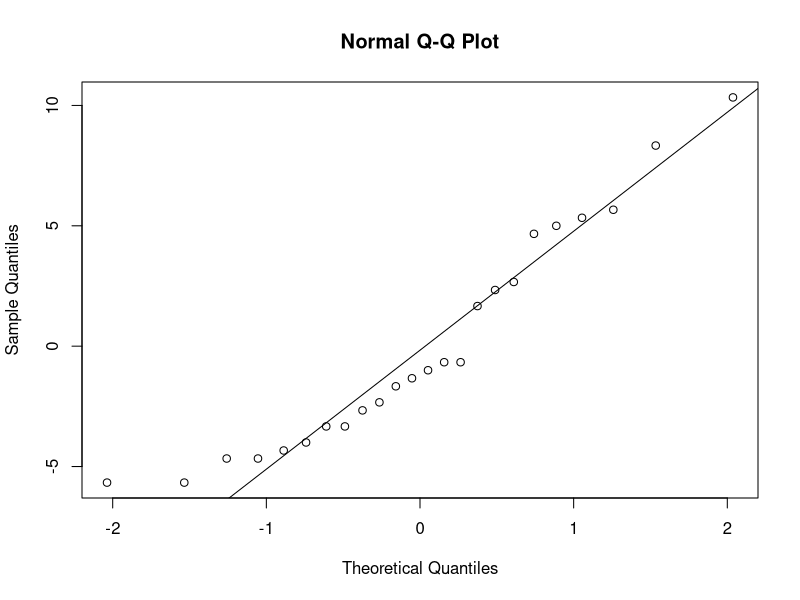
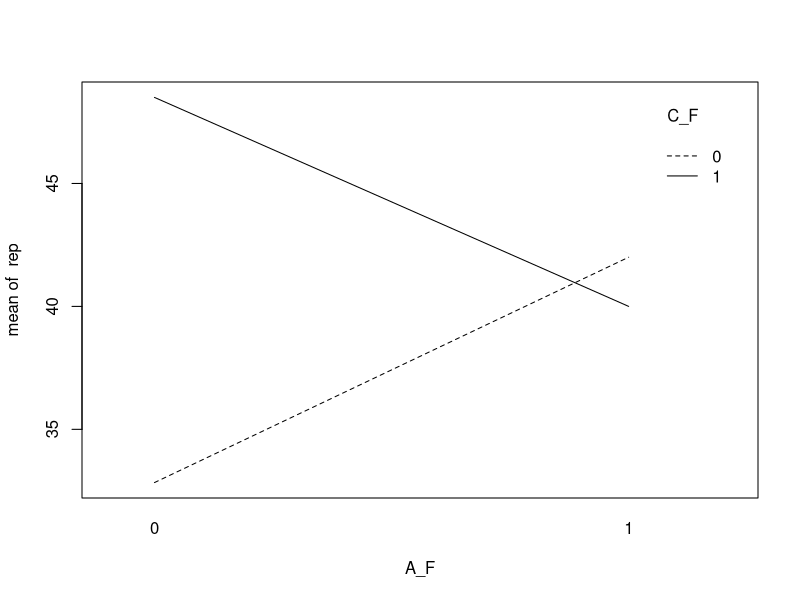
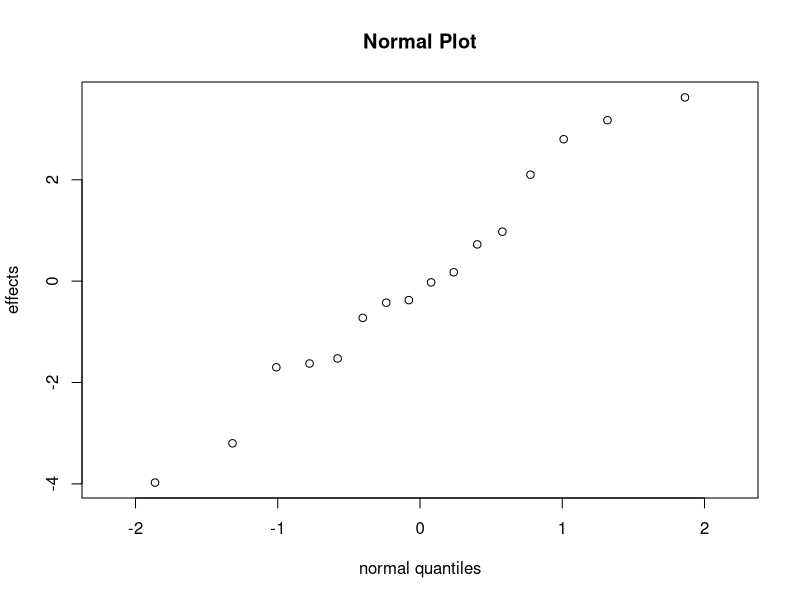
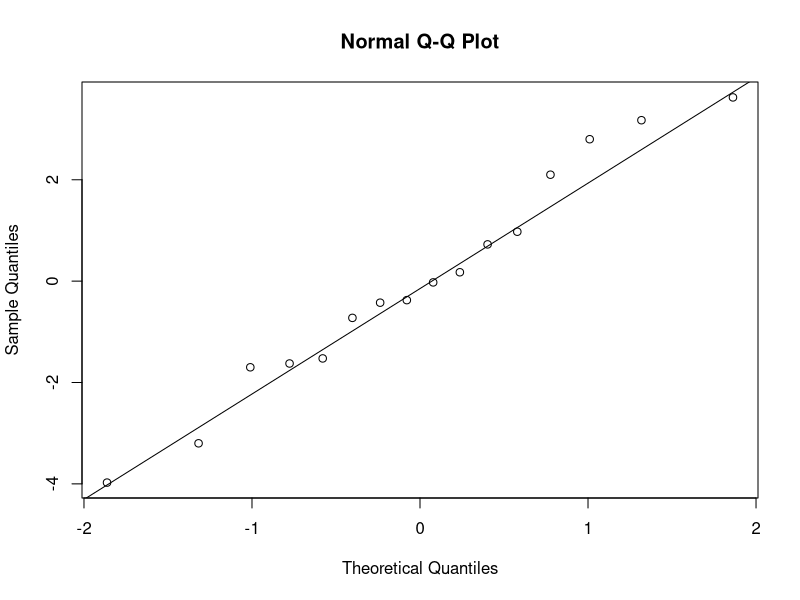
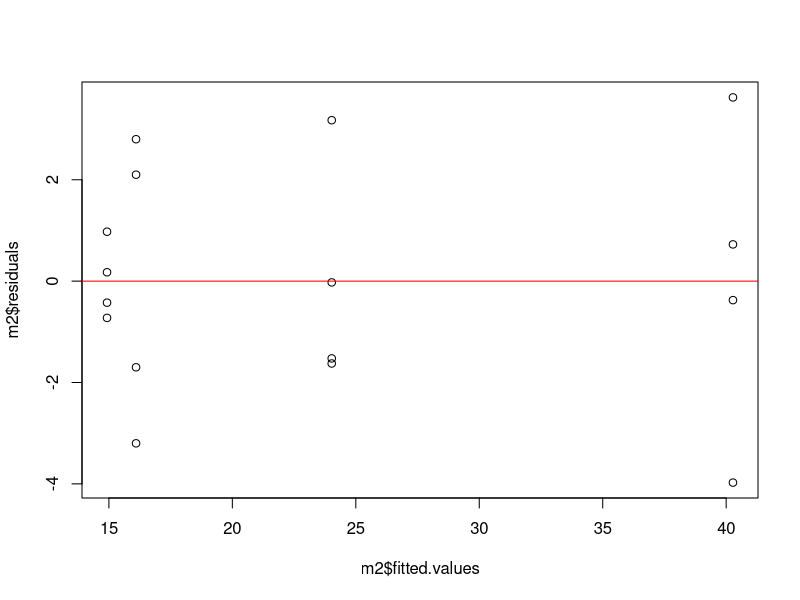
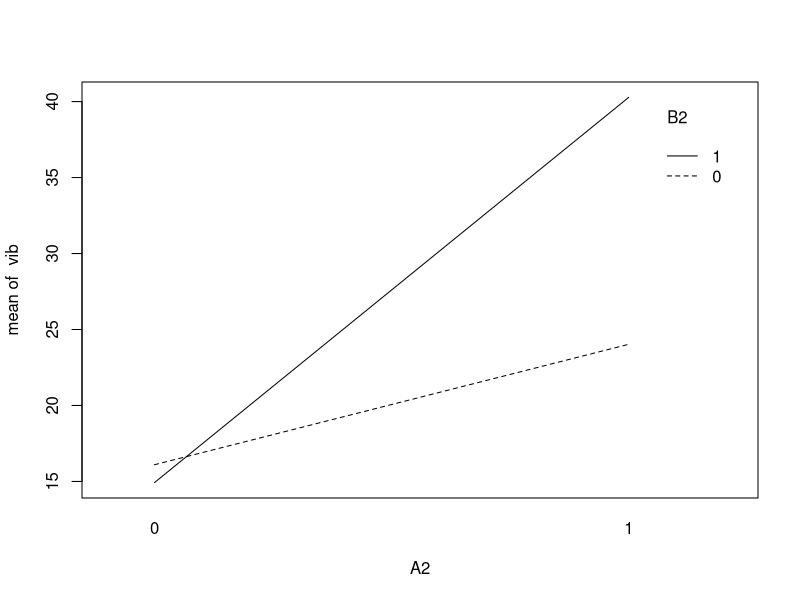
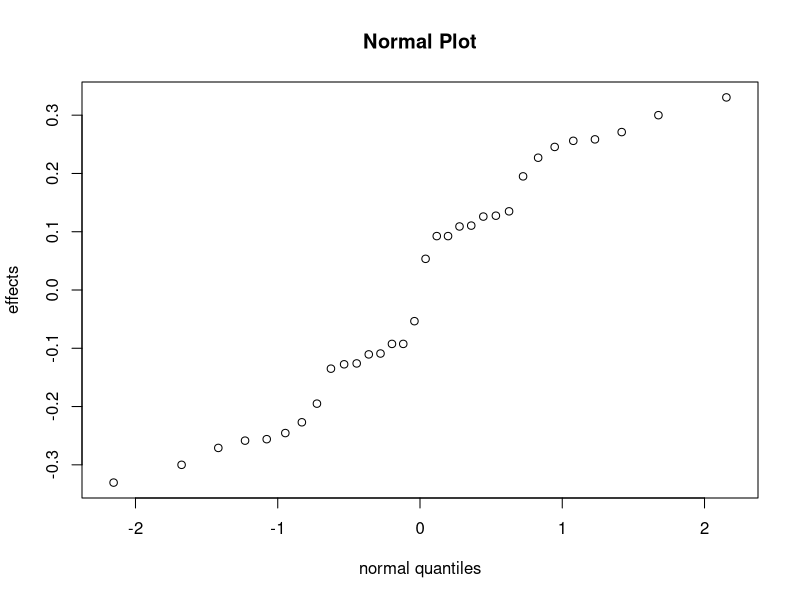
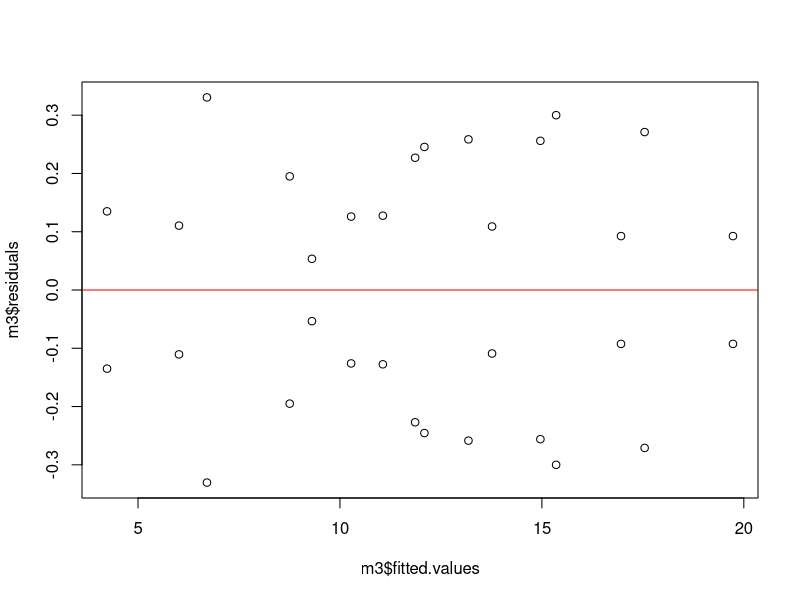

Reproduce these figures in R, in order.
## ---- chunk 1
cg <- 22+31+25
a <- 32+43+29
b <- 35+34+50
ab <- 55+47+46
c <- 44+45+38
ac <- 40+37+36
bc <- 60+50+54
abc <- 39+41+47
A <- 1/12*(a-cg+ab-b+ac-c+abc-bc)
B <- 1/12*(b+ab+bc+abc-cg-a-c-ac)
C <- 1/12*(c+ac+bc+abc-cg-a-b-ab)
AB <- 1/12*(abc-bc+ab-b-ac+c-a+cg)
AC <- 1/12*(cg-a+b-ab-c+ac-bc+abc)
BC <- 1/12*(cg+a-b-ab-c-ac+bc+abc)
ABC <- 1/12*(abc-bc-ac+c-ab+b+a-cg)
c(A,B,C,AB,AC,BC,ABC)
## ---- chunk 2
A_F <- c(0,1,0,1,0,1,0,1,0,1,0,1,0,1,0,1,0,1,0,1,0,1,0,1)
B_F <- c(0,0,1,1,0,0,1,1,0,0,1,1,0,0,1,1,0,0,1,1,0,0,1,1)
C_F <- c(0,0,0,0,1,1,1,1,0,0,0,0,1,1,1,1,0,0,0,0,1,1,1,1)
rep <- c(22,32,35,55,44,40,60,39,31,43,34,47,45,37,50,41,25,29,50,46,38,36,54,47)
d1 <- data.frame(cbind(A_F,B_F,C_F), stringsAsFactors = TRUE)
m1 <- aov(rep ~ A_F*B_F*C_F, data = d1)
summary(m1)
## ---- chunk 3
lm1 <- lm(rep ~ A_F*B_F*C_F)
summary(lm1)
## ---- chunk 4
lm1 <- lm(rep ~ A_F+B_F+C_F+A_F:C_F)
summary(lm1)
## ---- chunk 5
library(ggplot2)
qqnorm(m1$residuals)
qqline(m1$residuals)
## ---- chunk 6
interaction.plot(A_F,C_F,rep)
## ---- chunk 7
A2 <- c(0,1,0,1,0,1,0,1,0,1,0,1,0,1,0,1)
B2 <- c(0,0,1,1,0,0,1,1,0,0,1,1,0,0,1,1)
vib <- c(18.2,27.2,15.9,41,18.9,24,14.5,43.9,12.9,22.4,15.1,36.3,14.4,22.5,14.2,39.9)
d2 <- data.frame(cbind(A2,B2), stringsAsFactors = TRUE)
m2 <- aov(vib ~ A2*B2, data = d2)
summary(m2)
## ---- chunk 8
normalplot <- function(y, label=F,  n=length(y), fac.names=NULL, xlim=c(-2.2, 2.2), main="Normal Plot", ...)
  { # label the most singificant n effects
    m <- length(y)
    x <- seq(0.5/m, 1.0-0.5/m, by=1/m)
    x <-  qnorm(x)
    y <-  sort(y)
    qqplot(x, y, xlab="normal quantiles", ylab="effects",  xlim=xlim, main=main, ...)
    if(is.null(fac.names)) fac.names <-  names(y)
    else fac.names <-  rev( c(fac.names, rep("", length(y)-length(fac.names)) ) )
 
    ord=order(abs(y))
    if(label) for(i in ord[(m-n+1):m]) text(x[i]+.35,y[i], fac.names[i])  
}
normalplot(m2$residuals)
qqnorm(m2$residuals)
qqline(m2$residuals)
## ---- chunk 9
plot(m2$residuals~m2$fitted.values)
abline(h=0, col="red")
## ---- chunk 10
interaction.plot(A2,B2,vib)
## ---- chunk 11
temp <- rep(c(0,1,0,1,0,1,0,1,0,1,0,1,0,1,0,1),2)
titan <- rep(c(0,0,1,1,0,0,1,1,0,0,1,1,0,0,1,1),2)
heat <- rep(c(0,0,0,0,1,1,1,1,0,0,0,0,1,1,1,1),2)
grain <- rep(c(0,0,0,0,0,0,0,0,1,1,1,1,1,1,1,1),2)
cracks <- c(7.037,14.707,11.635,17.273,10.403,4.368,9.360,13.440,8.561,16.867,13.876,19.824,11.846,6.125,11.190,15.653,6.376,15.219,12.089,17.815,10.151,4.098,9.253,12.923,8.951,17.052,13.658,19.639,12.337,5.904,10.935,15.053)
d3 <- data.frame(cbind(temp,titan,heat,grain,cracks), stringsAsFactors = TRUE)
lm3 <- lm(cracks ~ temp*titan*heat*grain, data = d3)
summary(lm3)
## ---- chunk 12
m3 <- aov(cracks ~ temp*titan*heat*grain, data = d3)
summary(m3)
## ---- chunk 13
lm3n <- lm(cracks ~ temp+titan+heat+grain+temp:titan+temp:heat+temp:titan:heat, data = d3)
summary(lm3n)
## ---- chunk 14
normalplot(m3$residuals)
## ---- chunk 15
plot(m3$residuals~m3$fitted.values)
abline(h=0, col="red")
## ---- chunk 16
par(mfrow=c(2,3))
interaction.plot(temp, rep(1, length(cracks)), cracks)
interaction.plot(titan, rep(1, length(cracks)), cracks)
interaction.plot(heat, rep(1, length(cracks)), cracks)
interaction.plot(grain, rep(1, length(cracks)), cracks)
interaction.plot(temp,titan,cracks)
interaction.plot(temp,heat,cracks)
par(mfrow=c(1,1))
## ---- chunk 17
shift <- as.factor(c(rep(1,8),rep(2,8),rep(3,8)))
m4 <- aov(rep~A_F*B_F*C_F+shift,data = d1) 
summary(m4)
## ---- chunk 18

block <- as.factor(rep(c(1,1,1,1,2,2,2,2),3))
d5 <- data.frame(cbind(A_F,B_F,C_F,block,rep), stringsAsFactors = TRUE)
m5 <- aov(rep ~ A_F*B_F*C_F+block, data = d5)
summary(m5)
